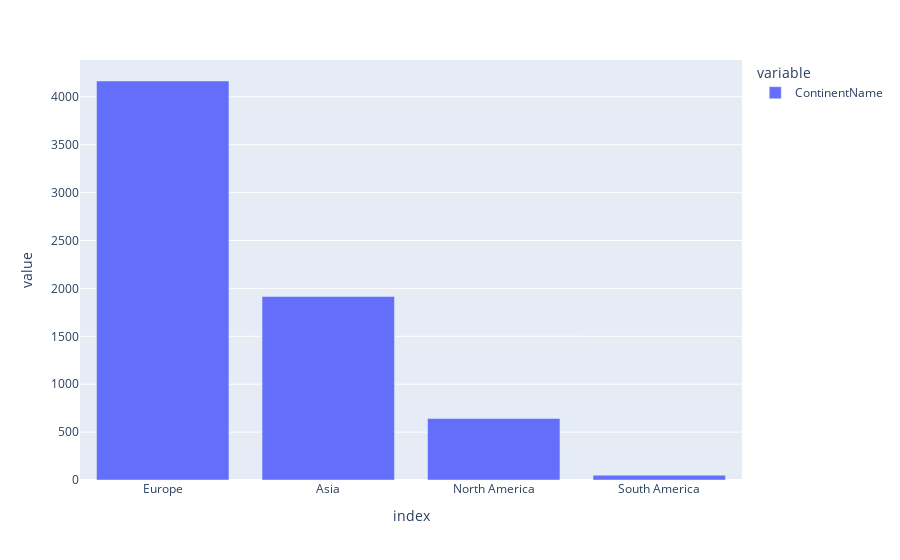

Notebook cell for this chart:
### Code cell
px.bar(df["ContinentName"].value_counts().sort_values(ascending=False))

### Figure 1 — Plotly figure (JSON) as saved in the notebook; plotly's stock layout.template omitted (floating-point values rounded to 4 significant figures)
{"data": [{"alignmentgroup": "True", "hovertemplate": "variable=ContinentName<br>index=%{x}<br>value=%{y}<extra></extra>", "legendgroup": "ContinentName", "marker": {"color": "#636efa", "pattern": {"shape": ""}}, "name": "ContinentName", "offsetgroup": "ContinentName", "orientation": "v", "showlegend": true, "textposition": "auto", "type": "bar", "x": ["Europe", "Asia", "North America", "South America"], "xaxis": "x", "y": [4165, 1916, 642, 50], "yaxis": "y"}], "layout": {"barmode": "relative", "legend": {"title": {"text": "variable"}, "tracegroupgap": 0}, "margin": {"t": 60}, "xaxis": {"anchor": "y", "domain": [0, 1], "title": {"text": "index"}}, "yaxis": {"anchor": "x", "domain": [0, 1], "title": {"text": "value"}}}}
